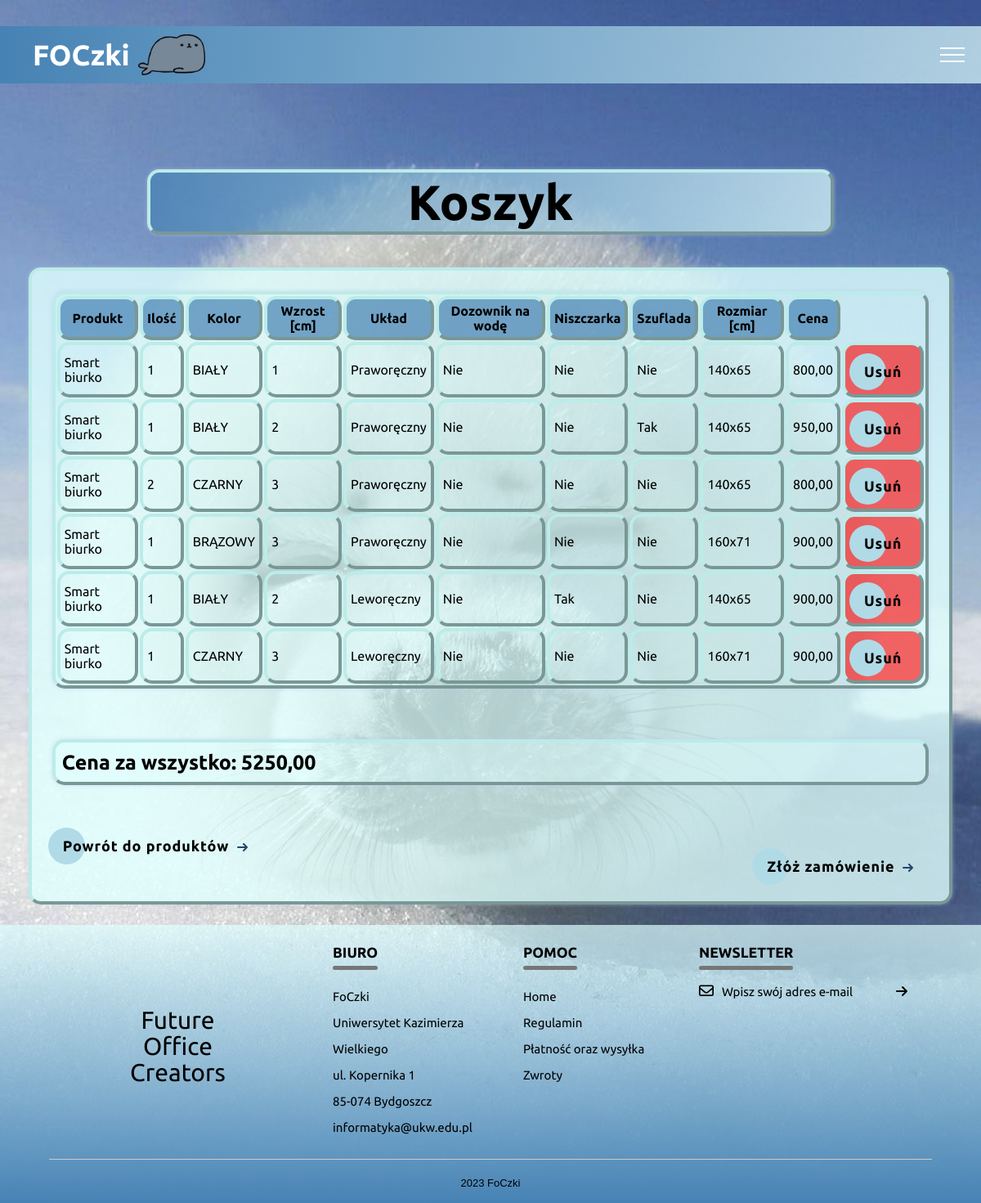
Screenshot of /cart/ (signed in) with the database file from the repository.
### products/models.py (models this page shows, shortened)
class UserItem(models.Model):
    product = models.ForeignKey(Product, on_delete=models.CASCADE)
    user = models.ForeignKey(User, on_delete=models.CASCADE)
    height = models.PositiveIntegerField(default=1)
    hand = models.CharField(max_length=50, default="PRAWORECZNOSC")
    size = models.CharField(max_length=20, default="180x60")
    drawer = models.CharField(max_length=20, default="BEZ SZUFLADY")
    shredder = models.CharField(max_length=20, default="BEZ NISZCZARKI")
    water = models.CharField(max_length=20, default="BEZ DOZOWNIKA")
    price = models.DecimalField(
        decimal_places = 2,
        max_digits = 8,
        validators = [MinValueValidator(0)],
    )
    quantity = models.PositiveIntegerField(default=1)
    added = models.DateTimeField(auto_now_add=True)

class Product(models.Model):
    name = models.CharField(max_length=100)
    color = models.CharField(max_length=10, default="black")
    price = models.DecimalField(
        decimal_places = 2,
        max_digits = 8,
        validators = [MinValueValidator(0)]
    )

### products/views.py (the view)
# urls.py: path('cart/', views.cart),
def cart(request):
    if request.user.is_authenticated:
        user = request.user
        if UserItem.objects.filter(user=user).exists():
            products = UserItem.objects.filter(user=user)
            if request.method == 'POST':
                product_pk = request.POST.get('delete_product')
                item = UserItem.objects.filter(pk=product_pk)
                item.delete()
            total = sum(
                product.price for product in products
            )
            context = {'products':products, 'total':total}
        else:
            return redirect('/cartBlank/')
    else:
        return redirect('/cartBlank/')
    return render(request, 'cart.html', context)

### products/templates/cart.html (shortened to what this page needs)
﻿{% extends 'navbar.html' %}
{% load static %}
{% block content %}
<head>
    <link rel="stylesheet" href="{%static 'sklep.css'%}">
</head>
        <h1 id="title">Koszyk</h1>
        <div id="cartwindow">
            <form method="POST">
                <div id="slidertable">
                    <table id="carttable">
                        <tr>
                            <th>Produkt</th>
                            <th>Ilość</th>
                            <th>Kolor</th>
                            <th>Wzrost [cm]</th>
                            <th>Układ</th>
                            <th>Dozownik na wodę</th>
                            <th>Niszczarka</th>
                            <th>Szuflada</th>
                            <th>Rozmiar [cm]</th>
                            <th>Cena</th>
                        </tr>
                        {% for product in products %}
                        <tr>
                            <td>Smart biurko</td>
                            <td>{{ product.quantity }}</td>
                            <td>{{ product.product.color }}</td>
                            <td>{{ product.height }}</td>
                            <td>
                                {% if product.hand == 'PRAWORECZNY' %}
                                Praworęczny
                                {% elif product.hand == 'LEWORECZNY' %}
                                Leworęczny
                                {% endif %}
                            </td>
                            <td>
                                {% if product.water == 'BEZ DOZOWNIKA' %}
                                Nie
                                {% elif product.water == 'DOZOWNIK' %}
                                Tak
                                {% endif %}
                            </td>
                            <td>
                                {% if product.shredder == 'NISZCZARKA' %}
                                Tak
                                {% elif product.shredder == 'BEZ NISZCZARKI' %}
                                Nie
                                {% endif %}
                            </td>
                            <td>
                                {% if product.drawer == 'BEZ SZUFLADY' %}
                                Nie
                                {% elif product.drawer == 'SZUFLADA' %}
                                Tak
                                {% endif %}
                            </td>
                            <td>
                                {% if product.size == '180x60' %}
                                140x65
                                {% elif product.size == '190x70' %}
                                160x71
                                {% elif product.size == '200x80' %}
                                180x80
                                {% endif %}
                            </td>
                            <td>{{ product.price }}</td>
                            <td id="delete">
                                <button class="cta" type="submit" id="model" value="{{ product.pk }}" name="delete_product">
                                    <span>Usuń</span>
                                </button>
                            </td>
                        </tr>
                        {% endfor %}
                    </table>
                </div>
                <br>
            </form>
            <p id="price">Cena za wszystko: {{ total }}</p>
            <br>
            <form action="/product/">
                <button class="cta" type="submit" id="back">
                    <span>Powrót do produktów</span>
                    <svg viewBox="0 0 13 10" height="10px" width="15px">
                        <path d="M1,5 L11,5"></path>
                        <polyline points="8 1 12 5 8 9"></polyline>
                    </svg>
                </button>
            </form>
            <form action="/order/">
                <button class="cta" type="submit" id="next">
                    <span>Złóż zamówienie</span>
                    <svg viewBox="0 0 13 10" height="10px" width="15px">
                        <path d="M1,5 L11,5"></path>
                        <polyline points="8 1 12 5 8 9"></polyline>
                    </svg>
                </button>
            </form>
        </div>
{% endblock %}

### sklep/templates/navbar.html (shortened to what this page needs)
{% load static %}
<!doctype html>
<html>
     <head>
          <link rel="stylesheet" href="{%static 'navbarANDfooter.css'%}">
     </head>
<body>
     <header>
          <div class="header-left">
               <div class="logo">FOCzki <img src="{%static 'logo.png'%}" id="logo"></div>
           </div>
            <div class="header-right">
                <div class="hamburger">
                    <div></div>
                    <div></div>
                    <div></div>
                </div>
            </div>
        </header>
<div class="containerItems">
     <div class="content">
         {% block content %}{% endblock content %}
     </div>
</div>
<footer>
    <div class="rowF">
        <div class="colF">
            <p id="ustawienie">
                Future
                <br />
                Office
                <br />
                Creators
            </p>
        </div>
        <div class="colF">
            <h3>BIURO<div class="underline"></div></h3>
            <p>
                FoCzki<br />
                Uniwersytet Kazimierza Wielkiego<br />
                ul. Kopernika 1<br />
                85-074 Bydgoszcz<br />
                informatyka@ukw.edu.pl
            </p>
        </div>
        <div class="colF">
            <h3>POMOC<div class="underline"></div></h3>
            <p class="pomoc">
                <ul>
                    <li><a class="pomocA" href="/home/">Home</a></li>
                    <li><a class="pomocA" href="/regulamin/">Regulamin</a></li>
                    <li><a class="pomocA" href="/platnosc/">Płatność oraz wysyłka</a></li>
                    <li><a class="pomocA" href="/zwroty/">Zwroty</a></li>
                </ul>
            </p>
        </div>
        <div class="colF">
            <h3>NEWSLETTER <div class="underline"></div></h3>
            <form class="formNews" method="POST" action="/newsletter/">
                <i class="far fa-envelope"></i>
                <input type="email" class="email-id" placeholder="Wpisz swój adres e-mail" name="email" required>
                <button type="submit"><i class="fas fa-arrow-right"></i></button>
            </form>
        </div>
    </div>
    <hr>
    <p class="copyright">2023 FoCzki</p>
</footer>
    </body>
</html>

### sklep/static/navbarANDfooter.css (style rules this page uses)
:root { --primary-100: #DCDCDC; --primary-200: #D3D3D3; --primary-300: #C0C0C0; --primary-400: #A9A9A9; --primary-500: #808080; --primary-600: #696969; --primary-700: #778899; --primary-800: #708090; --primary-900: #2F4F4F; --primary-1000: #000000; --fontColor: var(--primary-1000); --backgroundColor: var(--primary-100); --bodyFont: 'Ubuntu', sans-serif; --headerFont: 'Ubuntu', sans-serif; }
body { background-image: url("fokB.jpg"); background-size: cover; background-position: center; background-repeat: no-repeat; margin: 0; color: var(--fontColor); background-color: var(--backgroundColor); font-family: var(--bodyFont); line-height: 2rem; width: 100%; height: 100%; }
* { padding: 0; list-style: none; text-decoration: none; box-sizing: border-box; }
.logo { color: white; font-size: 35px; line-height: 80px; padding: 0 20px; font-weight: bold; font-family: 'Ubuntu', sans-serif; display: flex; align-items: center; }
header { height: 70px; display: flex; align-items: center; justify-content: space-between; background: linear-gradient(to right, rgb(70, 130, 180), rgba(224,255,255, 0.7)); }
header .header-left { display: flex; }
header .header-right { display: flex; align-items: right; }
header .header-right .hamburger { margin-left: 20px; cursor: pointer; display: none; }
header .header-right .hamburger div { width: 30px; height: 2px; margin: 6px 0; background: #ffffff; }
@media only screen and (max-width: 1200px) { header { padding: 0 20px; } }
@media only screen and (max-width: 1200px) { header .header-right .hamburger { display: block; } }
#logo { width: 82px; height: 50px; margin-left: 10px; }
footer { width: 100%; height: 340px; float: left; position: relative; left: 0; bottom: 0; background: linear-gradient(to top, rgb(70, 130, 180), rgba(224,255,255, 0.7)); color: #000; font-size: 13px; }
.rowF { width: 85%; margin: auto; display: flex; flex-wrap: wrap; align-items: flex-start; justify-content: space-between; }
.colF { flex-basis: 25%; font-family: 'Ubuntu', sans-serif; font-size: 15px; }
.colF:nth-child(2), .colF:nth-child(3) { flex-basis: 15%; }
.colF h3 { width: fit-content; position: relative; }
#ustawienie { font-size: 30px; text-align: center; margin-top: 100px; }
.email-id { font-family: 'Ubuntu', sans-serif; font-size: 15px; }
.email-id::placeholder { color: black; }
.pomoc { list-style: none; margin-bottom: 12px; }
.pomocA { text-decoration: none; color: #000; }
.formNews { padding-bottom: 15px; display: flex; align-items: center; justify-content: space-between; margin-bottom: 50px; }
.formNews .far { font-size: 18px; margin-right: 10px; }
.formNews input { width: 100%; background: transparent; color: #ccc; border: 0; outline: none; }
.formNews button { background: transparent; border: 0; outline: none; cursor: pointer; }
.formNews button .fas { font-size: 16px; color: #000; }
hr { width: 90%; border: 0; border-bottom: 1px solid #ccc; }
.copyright { text-align: center; margin-bottom: 0px; }
.underline { width: 100%; height: 5px; background: #767676; border-radius: 3px; }

### rows the page displays
UserItem: quantity "1", product.color "BIAŁY", height "1", hand "Praworęczny", water "Nie", shredder "Nie", drawer "Nie", size "140x65", price "800,00", {{ product.pk }} 41 (drawn)
UserItem: quantity "1", product.color "BIAŁY", height "2", hand "Praworęczny", water "Nie", shredder "Nie", drawer "Tak", size "140x65", price "950,00", {{ product.pk }} 42 (drawn)
UserItem: quantity "2", product.color "CZARNY", height "3", hand "Praworęczny", water "Nie", shredder "Nie", drawer "Nie", size "140x65", price "800,00", {{ product.pk }} 43 (drawn)
UserItem: quantity "1", product.color "BRĄZOWY", height "3", hand "Praworęczny", water "Nie", shredder "Nie", drawer "Nie", size "160x71", price "900,00", {{ product.pk }} 44 (drawn)
UserItem: quantity "1", product.color "BIAŁY", height "2", hand "Leworęczny", water "Nie", shredder "Tak", drawer "Nie", size "140x65", price "900,00", {{ product.pk }} 45 (drawn)
UserItem: quantity "1", product.color "CZARNY", height "3", hand "Leworęczny", water "Nie", shredder "Nie", drawer "Nie", size "160x71", price "900,00", {{ product.pk }} 46 (drawn)

### other values shown
{{ total }} "5250,00"
